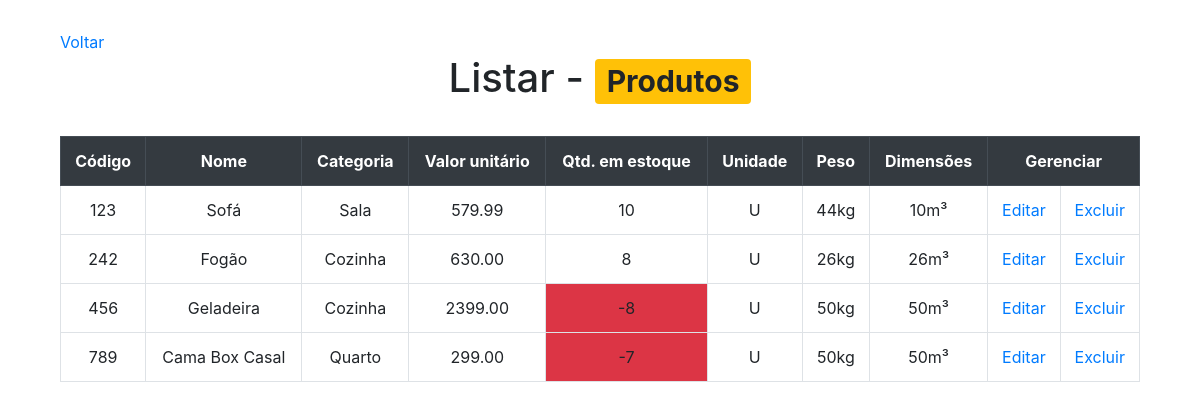
The page /ProjetoPHP/Administrador/Produtos/listar.php on the database its author committed.
### tables this page shows
CREATE TABLE `produto` (
  `codigo_prod` varchar(10) NOT NULL,
  `nome_pro` varchar(50) DEFAULT NULL,
  `descricao` varchar(255) DEFAULT NULL,
  `valor_unitario` decimal(10,2) DEFAULT NULL,
  `quantidade` int(5) DEFAULT NULL,
  `peso` varchar(10) DEFAULT NULL,
  `dimensoes` varchar(15) DEFAULT NULL,
  `unidade_Venda` varchar(3) DEFAULT NULL,
  `id` int(11) NOT NULL
);

CREATE TABLE `categoria` (
  `id` int(11) NOT NULL,
  `nome` varchar(50) NOT NULL
);

### ProjetoPHP/Administrador/Produtos/listar.php (the view, shortened to what this page needs)
<!DOCTYPE html>
<html>
    <head>
        <link rel="stylesheet" href="https://stackpath.bootstrapcdn.com/bootstrap/4.5.0/css/bootstrap.min.css">
        <link rel="stylesheet" href="../../Css/style.css">
    </head>
    <body>
        <div class="container">
            <a href="../indexAdm.html">Voltar</a>
            <h1>Listar - <span class="badge badge-warning">Produtos</span></h1> <br>
            <table class="table table-hover table-bordered">
                <tr class="thead-dark">
                    <th>Código</th>
                    <th>Nome</th>
                    <th>Categoria</th>
                    <th>Valor unitário</th>
                    <th>Qtd. em estoque</th>
                    <th>Unidade</th>
                    <th>Peso</th>
                    <th>Dimensões</th>
                    <th colspan="2">Gerenciar</th>
                </tr>
                <?php
                    $conexao = conectar();
                    $sql = "Select *, categoria.nome from produto
                    INNER JOIN categoria
                    ON produto.id = categoria.id
                    order by codigo_prod";
                    $resultado = $conexao -> query($sql);
                    foreach($resultado as $prod){
                        echo "<tr>";
                            echo "<td>" . $prod["codigo_prod"] . "</td>";
                            echo "<td>" . $prod["nome_pro"] . "</td>";
                            echo "<td>" . $prod["nome"] . "</td>";
                            echo "<td>" . $prod["valor_unitario"] . "</td>";
                            if($prod["quantidade"] > 0){
                                echo "<td>" . $prod["quantidade"] . "</td>";
                            } else {
                                echo "<td class='bg-danger'>" . $prod["quantidade"] . "</td>";
                            }
                            echo "<td>" . $prod["unidade_Venda"] . "</td>";
                            echo "<td>" . $prod["peso"] . "kg</td>";
                            echo "<td>" . $prod["dimensoes"] . "m³</td>";
                            echo "<td>" . "<a href='editar.php?cod=". $prod["codigo_prod"]. "'>Editar</a>" . "</td>";
                            echo "<td>" . "<a href='excluir.php?cod=" . $prod["codigo_prod"] . "'>Excluir</a>" . "</td>";
                        echo "</tr>";
                    }
                ?>
            </table>
        </div>
    </body>
</html>

### ProjetoPHP/Css/style.css (style rules this page uses)
.container { padding: 2.5%; }
h1, tr, h3 { text-align: center; }

### rows shown on the page
produto: codigo_prod "123", nome_pro "Sofá", id.nome "Sala", valor_unitario "579.99", quantidade "10", unidade_Venda "U", peso "44", dimensoes "10"
produto: codigo_prod "242", nome_pro "Fogão", id.nome "Cozinha", valor_unitario "630.00", quantidade "8", unidade_Venda "U", peso "26", dimensoes "26"
produto: codigo_prod "456", nome_pro "Geladeira", id.nome "Cozinha", valor_unitario "2399.00", quantidade "-8", unidade_Venda "U", peso "50", dimensoes "50"
produto: codigo_prod "789", nome_pro "Cama Box Casal", id.nome "Quarto", valor_unitario "299.00", quantidade "-7", unidade_Venda "U", peso "50", dimensoes "50"
